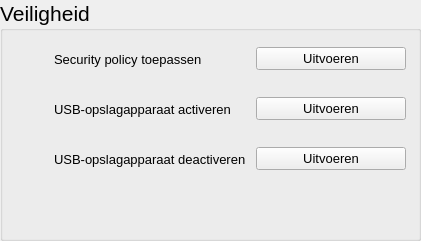
     <widget class="QGroupBox" name="groupBox_security">
      <property name="geometry">
       <rect>
        <x>10</x>
        <y>10</y>
        <width>421</width>
        <height>241</height>
       </rect>
      </property>
      <property name="font">
       <font>
        <pointsize>16</pointsize>
       </font>
      </property>
      <property name="styleSheet">
       <string notr="true"/>
      </property>
      <property name="title">
       <string>Veiligheid</string>
      </property>
      <widget class="QWidget" name="gridLayoutWidget">
       <property name="geometry">
        <rect>
         <x>10</x>
         <y>30</y>
         <width>401</width>
         <height>161</height>
        </rect>
       </property>
       <layout class="QGridLayout" name="gridLayout_2">
        <item row="1" column="2">
         <widget class="QPushButton" name="pushButton_usb_enable">
          <property name="sizePolicy">
           <sizepolicy hsizetype="Fixed" vsizetype="Fixed">
            <horstretch>0</horstretch>
            <verstretch>0</verstretch>
           </sizepolicy>
          </property>
          <property name="minimumSize">
           <size>
            <width>150</width>
            <height>0</height>
           </size>
          </property>
          <property name="font">
           <font>
            <pointsize>10</pointsize>
           </font>
          </property>
          <property name="text">
           <string>Uitvoeren</string>
          </property>
         </widget>
        </item>
        <item row="2" column="1">
         <widget class="QLabel" name="label_usb_disable">
          <property name="font">
           <font>
            <pointsize>10</pointsize>
           </font>
          </property>
          <property name="text">
           <string>USB-opslagapparaat deactiveren</string>
          </property>
         </widget>
        </item>
        <item row="0" column="1">
         <widget class="QLabel" name="label_sec_policy">
          <property name="maximumSize">
           <size>
            <width>150</width>
            <height>16777215</height>
           </size>
          </property>
          <property name="font">
           <font>
            <pointsize>10</pointsize>
           </font>
          </property>
          <property name="text">
           <string>Security policy toepassen</string>
          </property>
         </widget>
        </item>
        <item row="2" column="2">
         <widget class="QPushButton" name="pushButton_usb_disable">
          <property name="enabled">
           <bool>true</bool>
          </property>
          <property name="sizePolicy">
           <sizepolicy hsizetype="Fixed" vsizetype="Fixed">
            <horstretch>0</horstretch>
            <verstretch>0</verstretch>
           </sizepolicy>
          </property>
          <property name="minimumSize">
           <size>
            <width>150</width>
            <height>0</height>
           </size>
          </property>
          <property name="font">
           <font>
            <pointsize>10</pointsize>
           </font>
          </property>
          <property name="text">
           <string>Uitvoeren</string>
          </property>
         </widget>
        </item>
        <item row="1" column="1">
         <widget class="QLabel" name="label_usb_enable">
          <property name="maximumSize">
           <size>
            <width>200</width>
            <height>16777215</height>
           </size>
          </property>
          <property name="font">
           <font>
            <pointsize>10</pointsize>
           </font>
          </property>
          <property name="text">
           <string>USB-opslagapparaat activeren</string>
          </property>
         </widget>
        </item>
        <item row="0" column="2">
         <widget class="QPushButton" name="pushButton_sec_policy">
          <property name="sizePolicy">
           <sizepolicy hsizetype="Fixed" vsizetype="Fixed">
            <horstretch>0</horstretch>
            <verstretch>0</verstretch>
           </sizepolicy>
          </property>
          <property name="minimumSize">
           <size>
            <width>150</width>
            <height>0</height>
           </size>
          </property>
          <property name="font">
           <font>
            <pointsize>10</pointsize>
           </font>
          </property>
          <property name="mouseTracking">
           <bool>false</bool>
          </property>
          <property name="text">
           <string>Uitvoeren</string>
          </property>
          <property name="checkable">
           <bool>false</bool>
          </property>
          <property name="autoRepeat">
           <bool>false</bool>
          </property>
          <property name="autoExclusive">
           <bool>false</bool>
          </property>
          <property name="autoDefault">
           <bool>false</bool>
          </property>
          <property name="flat">
           <bool>false</bool>
          </property>
         </widget>
        </item>
        <item row="0" column="0">
         <widget class="QPushButton" name="pushButton_check_secpol">
          <property name="sizePolicy">
           <sizepolicy hsizetype="Fixed" vsizetype="Fixed">
            <horstretch>0</horstretch>
            <verstretch>0</verstretch>
           </sizepolicy>
          </property>
          <property name="minimumSize">
           <size>
            <width>30</width>
            <height>30</height>
           </size>
          </property>
          <property name="maximumSize">
           <size>
            <width>30</width>
            <height>30</height>
           </size>
          </property>
          <property name="font">
           <font>
            <pointsize>10</pointsize>
           </font>
          </property>
          <property name="text">
           <string/>
          </property>
          <property name="flat">
           <bool>true</bool>
          </property>
         </widget>
        </item>
        <item row="1" column="0">
         <widget class="QPushButton" name="pushButton_check_usb_enable">
          <property name="sizePolicy">
           <sizepolicy hsizetype="Fixed" vsizetype="Fixed">
            <horstretch>0</horstretch>
            <verstretch>0</verstretch>
           </sizepolicy>
          </property>
          <property name="minimumSize">
           <size>
            <width>30</width>
            <height>30</height>
           </size>
          </property>
          <property name="maximumSize">
           <size>
            <width>30</width>
            <height>30</height>
           </size>
          </property>
          <property name="font">
           <font>
            <pointsize>10</pointsize>
           </font>
          </property>
          <property name="text">
           <string/>
          </property>
          <property name="flat">
           <bool>true</bool>
          </property>
         </widget>
        </item>
        <item row="2" column="0">
         <widget class="QPushButton" name="pushButton_check_usb_disable">
          <property name="sizePolicy">
           <sizepolicy hsizetype="Fixed" vsizetype="Fixed">
            <horstretch>0</horstretch>
            <verstretch>0</verstretch>
           </sizepolicy>
          </property>
          <property name="minimumSize">
           <size>
            <width>30</width>
            <height>30</height>
           </size>
          </property>
          <property name="maximumSize">
           <size>
            <width>30</width>
            <height>30</height>
           </size>
          </property>
          <property name="font">
           <font>
            <pointsize>10</pointsize>
           </font>
          </property>
          <property name="text">
           <string/>
          </property>
          <property name="flat">
           <bool>true</bool>
          </property>
         </widget>
        </item>
       </layout>
      </widget>
     </widget>
